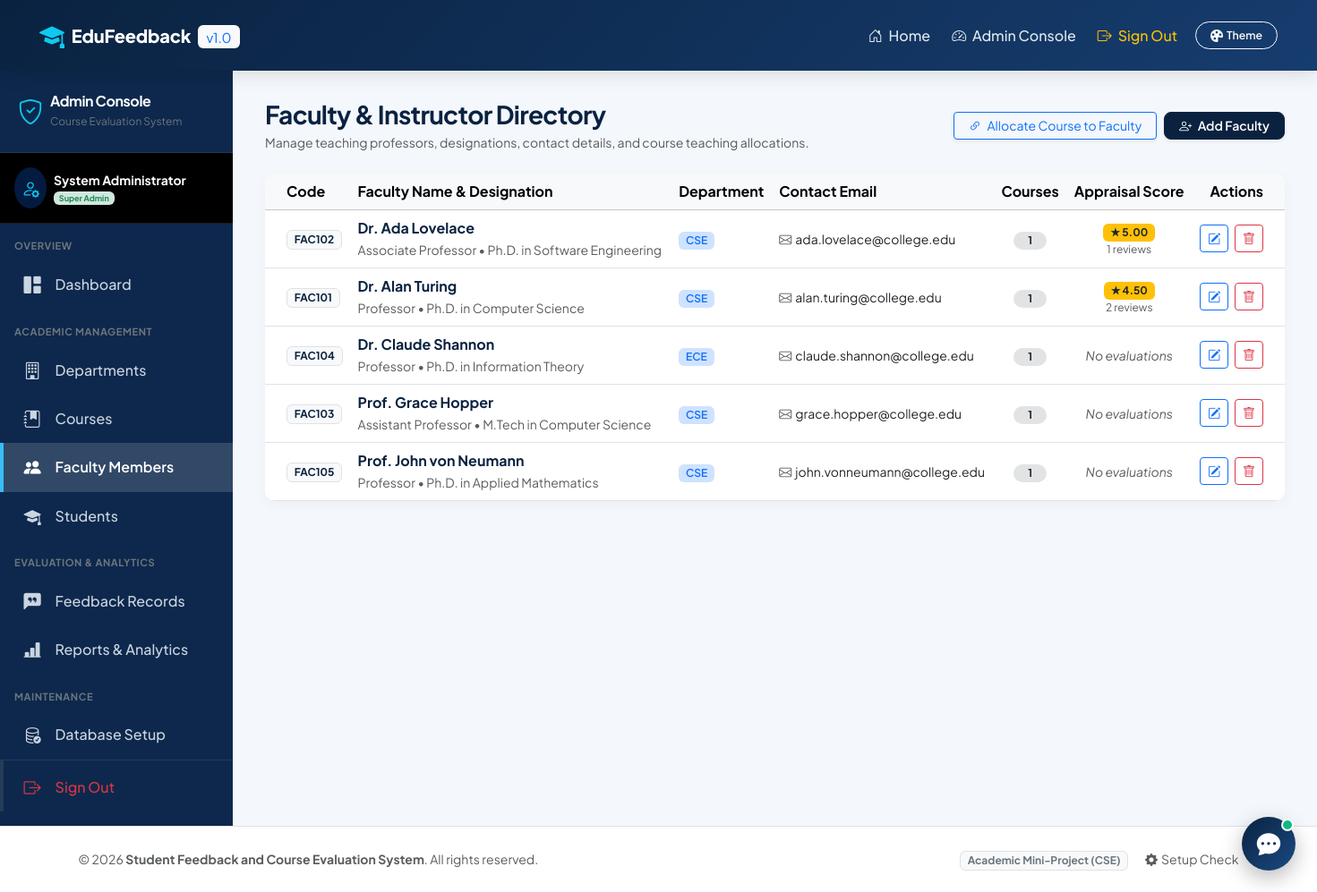
Screenshot of /faculty.php (signed in) with the database file from the repository.
### tables this page shows
CREATE TABLE `faculty` (
  `faculty_id` INT AUTO_INCREMENT PRIMARY KEY,
  `faculty_code` VARCHAR(20) NOT NULL UNIQUE,
  `full_name` VARCHAR(100) NOT NULL,
  `email` VARCHAR(100) NOT NULL UNIQUE,
  `phone` VARCHAR(20) DEFAULT NULL,
  `department_id` INT NOT NULL,
  `designation` VARCHAR(50) NOT NULL,
  `qualification` VARCHAR(100) NOT NULL,
  `created_at` TIMESTAMP DEFAULT CURRENT_TIMESTAMP,
  CONSTRAINT `fk_faculty_department` FOREIGN KEY (`department_id`)
    REFERENCES `departments` (`department_id`) ON DELETE CASCADE ON UPDATE CASCADE
);

CREATE TABLE `departments` (
  `department_id` INT AUTO_INCREMENT PRIMARY KEY,
  `department_code` VARCHAR(20) NOT NULL UNIQUE,
  `department_name` VARCHAR(100) NOT NULL,
  `created_at` TIMESTAMP DEFAULT CURRENT_TIMESTAMP
);

### faculty.php (the view, shortened to what this page needs)
<?php
require_once __DIR__ . '/../config/database.php';
$facultyList = $pdo->query("
    SELECT f.*, d.department_name, d.department_code,
           COUNT(DISTINCT cf.id) AS assigned_course_count,
           COUNT(DISTINCT fb.feedback_id) AS total_feedback,
           AVG(fb.average_rating) AS avg_rating
    FROM faculty f
    JOIN departments d ON f.department_id = d.department_id
    LEFT JOIN course_faculty cf ON f.faculty_id = cf.faculty_id
    LEFT JOIN feedback fb ON f.faculty_id = fb.faculty_id
    GROUP BY f.faculty_id
    ORDER BY f.full_name ASC
")->fetchAll();
require_once __DIR__ . '/../includes/header.php';
require_once __DIR__ . '/../includes/navbar.php';
?>
<div class="admin-wrapper">
    <?php require_once __DIR__ . '/../includes/sidebar.php'; ?>
    <main class="admin-content">
        <div class="d-flex flex-wrap justify-content-between align-items-center mb-4">
            <div>
                <h3 class="fw-bold text-navy mb-1">Faculty & Instructor Directory</h3>
                <p class="text-muted small mb-0">Manage teaching professors, designations, contact details, and course teaching allocations.</p>
            </div>
            <div class="d-flex gap-2">
                <button type="button" class="btn btn-outline-primary btn-sm px-3 shadow-sm" data-bs-toggle="modal" data-bs-target="#assignCourseModal">
                    <i class="bi bi-link-45deg me-1"></i> Allocate Course to Faculty
                </button>
                <button type="button" class="btn btn-navy btn-sm px-3 shadow-sm" data-bs-toggle="modal" data-bs-target="#addFacultyModal">
                    <i class="bi bi-person-plus me-1"></i> Add Faculty
                </button>
            </div>
        </div>
        <div class="card card-custom border-0 overflow-hidden mb-4">
            <div class="table-responsive">
                <table class="table table-hover align-middle mb-0">
                    <thead class="table-light">
                        <tr>
                            <th class="ps-4">Code</th>
                            <th>Faculty Name & Designation</th>
                            <th>Department</th>
                            <th>Contact Email</th>
                            <th class="text-center">Courses</th>
                            <th class="text-center">Appraisal Score</th>
                            <th class="text-end pe-4">Actions</th>
                        </tr>
                    </thead>
                    <tbody>
                        <?php if (empty($facultyList)): ?>
                            <tr>
                                <td colspan="7" class="text-center py-4 text-muted">No faculty members found.</td>
                            </tr>
                        <?php else: ?>
                            <?php foreach ($facultyList as $fac): ?>
                                <tr>
                                    <td class="ps-4">
                                        <span class="badge bg-light text-navy border fw-bold"><?= htmlspecialchars($fac['faculty_code']); ?></span>
                                    </td>
                                    <td>
                                        <div class="fw-bold text-navy"><?= htmlspecialchars($fac['full_name']); ?></div>
                                        <small class="text-muted"><?= htmlspecialchars($fac['designation']); ?> &bull; <?= htmlspecialchars($fac['qualification']); ?></small>
                                    </td>
                                    <td>
                                        <span class="badge bg-primary-subtle text-primary fw-semibold"><?= htmlspecialchars($fac['department_code']); ?></span>
                                    </td>
                                    <td>
                                        <a href="mailto:<?= htmlspecialchars($fac['email']); ?>" class="text-decoration-none small text-dark">
                                            <i class="bi bi-envelope me-1 text-muted"></i><?= htmlspecialchars($fac['email']); ?>
                                        </a>
                                    </td>
                                    <td class="text-center">
                                        <span class="badge bg-secondary-subtle text-dark rounded-pill px-3"><?= $fac['assigned_course_count']; ?></span>
                                    </td>
                                    <td class="text-center">
                                        <?php if ($fac['total_feedback'] > 0): ?>
                                            <span class="badge bg-warning text-dark fw-bold px-2 py-1">
                                                &#9733; <?= number_format($fac['avg_rating'], 2); ?>
                                            </span>
                                            <small class="text-muted d-block" style="font-size:0.75rem;"><?= $fac['total_feedback']; ?> reviews</small>
                                        <?php else: ?>
                                            <span class="text-muted small fst-italic">No evaluations</span>
                                        <?php endif; ?>
                                    </td>
                                    <td class="text-end pe-4">
                                        <button class="btn btn-outline-primary btn-sm px-2 py-1 me-1"
                                                data-bs-toggle="modal"
                                                data-bs-target="#editFacultyModal<?= $fac['faculty_id']; ?>"
                                                title="Edit Faculty">
                                            <i class="bi bi-pencil-square"></i>
                                        </button>
                                        <form method="POST" action="faculty.php" class="d-inline" onsubmit="return confirm('Deleting <?= htmlspecialchars($fac['full_name']); ?> will also detach their course allocations. Continue?');">
                                            <button type="submit" class="btn btn-outline-danger btn-sm px-2 py-1" title="Delete Faculty">
                                                <i class="bi bi-trash"></i>
                                            </button>
                                        </form>
                                    </td>
                                </tr>
                            <?php endforeach; ?>
                        <?php endif; ?>
                    </tbody>
                </table>
            </div>
        </div>
    </main>
</div>
<?php require_once __DIR__ . '/../includes/footer.php'; ?>

### style.css (style rules this page uses)
:root, [data-theme="ocean-blue"] { --theme-primary: #0a2240; --theme-primary-hover: #07172b; --theme-primary-gradient: linear-gradient(135deg, #0a2240 0%, #1a4a82 100%); --theme-secondary: #1a4a82; --theme-secondary-hover: #133966; --theme-accent: #0284c7; --theme-accent-subtle: #e0f2fe; --theme-bg: #f4f7fb; --theme-card-bg: #ffffff; --theme-card-border: #e2e8f0; --theme-text-primary: #0f172a; --theme-text-secondary: #64748b; --theme-navbar-bg: linear-gradient(135deg, #0a2240 0%, #163d6f 100%); --theme-sidebar-bg: #0d284c; --theme-sidebar-text: #cbd5e1; --theme-sidebar-active: #38bdf8; --theme-input-bg: #ffffff; --theme-input-border: #cbd5e1; color-scheme: light; }
:root { --navy-dark: var(--theme-primary); --navy-primary: var(--theme-secondary); --navy-light: var(--theme-accent); --blue-accent: var(--theme-accent); --blue-subtle: var(--theme-accent-subtle); --bg-light: var(--theme-bg); --text-dark: var(--theme-text-primary); --text-muted: var(--theme-text-secondary); --star-gold: #f59e0b; --star-empty: #cbd5e1; --card-radius: 12px; --transition-fast: all 0.25s cubic-bezier(0.16, 1, 0.3, 1); }
body { font-family: 'Plus Jakarta Sans', 'Segoe UI', system-ui, -apple-system, sans-serif; background-color: var(--theme-bg); color: var(--theme-text-primary); min-height: 100vh; display: flex; flex-direction: column; transition: background-color 0.25s ease, color 0.25s ease; }
main { flex: 1 0 auto; }
h1, h2, h3, h4, h5, h6 { color: var(--theme-primary); font-weight: 700; letter-spacing: -0.025em; transition: color 0.25s ease; }
.text-navy { color: var(--theme-primary) !important; }
.btn-navy { background-color: var(--theme-primary); border-color: var(--theme-primary); color: #ffffff; font-weight: 600; border-radius: 8px; transition: var(--transition-fast); }
.card-custom { background: var(--theme-card-bg); border: 1px solid var(--theme-card-border); border-radius: var(--card-radius); box-shadow: 0 4px 16px rgba(0, 0, 0, 0.04); transition: transform 0.2s ease, box-shadow 0.2s ease, background-color 0.25s ease; }
.admin-wrapper { display: flex; width: 100%; min-height: calc(100vh - 60px); }
.admin-content { flex-grow: 1; padding: 2rem 2.25rem; overflow-y: auto; background-color: var(--theme-bg); transition: background-color 0.25s ease; }

### header.php (style rules this page uses)
body { font-family: 'Plus Jakarta Sans', sans-serif; }

### rows the page displays
faculty: faculty_code "FAC102", full_name "Dr. Ada Lovelace", designation "Associate Professor", qualification "Ph.D. in Software Engineering", department.department_code "CSE", email "ada.lovelace@college.edu", assigned_course_count "1", avg_rating "5.00", total_feedback "1"
faculty: faculty_code "FAC101", full_name "Dr. Alan Turing", designation "Professor", qualification "Ph.D. in Computer Science", department.department_code "CSE", email "alan.turing@college.edu", assigned_course_count "1", avg_rating "4.50", total_feedback "2"
faculty: faculty_code "FAC104", full_name "Dr. Claude Shannon", designation "Professor", qualification "Ph.D. in Information Theory", department.department_code "ECE", email "claude.shannon@college.edu", assigned_course_count "1", shows "No evaluations"
faculty: faculty_code "FAC103", full_name "Prof. Grace Hopper", designation "Assistant Professor", qualification "M.Tech in Computer Science", department.department_code "CSE", email "grace.hopper@college.edu", assigned_course_count "1", shows "No evaluations"
faculty: faculty_code "FAC105", full_name "Prof. John von Neumann", designation "Professor", qualification "Ph.D. in Applied Mathematics", department.department_code "CSE", email "john.vonneumann@college.edu", assigned_course_count "1", shows "No evaluations"

### other values shown
$_SESSION['admin_name'] "System Administrator"
